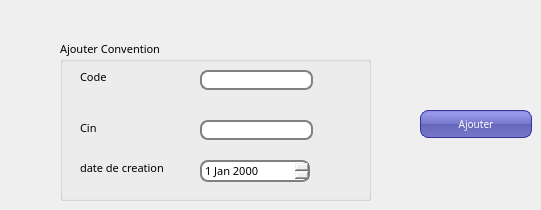
      <widget class="QWidget" name="tab_6">
       <attribute name="title">
        <string>Ajouter convention</string>
       </attribute>
       <widget class="QGroupBox" name="groupBox_6">
        <property name="geometry">
         <rect>
          <x>60</x>
          <y>40</y>
          <width>311</width>
          <height>161</height>
         </rect>
        </property>
        <property name="font">
         <font>
          <family>MS Reference Sans Serif</family>
          <pointsize>8</pointsize>
          <weight>50</weight>
          <italic>false</italic>
          <bold>false</bold>
         </font>
        </property>
        <property name="cursor">
         <cursorShape>PointingHandCursor</cursorShape>
        </property>
        <property name="autoFillBackground">
         <bool>false</bool>
        </property>
        <property name="styleSheet">
         <string notr="true">font: 8pt &quot;MS Reference Sans Serif&quot;;

background: QLinearGradient(x1: 0, y1: 0, x2: 0, y2: 1, stop: 0 #eef, stop: 1 #ccf);

QLabel {
font-weight: bold;
font-size: 15px;
}</string>
        </property>
        <property name="title">
         <string>Ajouter Convention</string>
        </property>
        <widget class="QLabel" name="label_14">
         <property name="geometry">
          <rect>
           <x>20</x>
           <y>120</y>
           <width>91</width>
           <height>16</height>
          </rect>
         </property>
         <property name="font">
          <font>
           <family>MS Reference Sans Serif</family>
           <pointsize>8</pointsize>
           <weight>50</weight>
           <italic>false</italic>
           <bold>false</bold>
          </font>
         </property>
         <property name="cursor">
          <cursorShape>PointingHandCursor</cursorShape>
         </property>
         <property name="text">
          <string>date de creation</string>
         </property>
        </widget>
        <widget class="QLabel" name="label_17">
         <property name="geometry">
          <rect>
           <x>20</x>
           <y>30</y>
           <width>47</width>
           <height>13</height>
          </rect>
         </property>
         <property name="font">
          <font>
           <family>MS Reference Sans Serif</family>
           <pointsize>8</pointsize>
           <weight>50</weight>
           <italic>false</italic>
           <bold>false</bold>
          </font>
         </property>
         <property name="cursor">
          <cursorShape>PointingHandCursor</cursorShape>
         </property>
         <property name="text">
          <string>Code</string>
         </property>
        </widget>
        <widget class="QLineEdit" name="le_code_2">
         <property name="geometry">
          <rect>
           <x>140</x>
           <y>30</y>
           <width>113</width>
           <height>20</height>
          </rect>
         </property>
         <property name="font">
          <font>
           <family>MS Reference Sans Serif</family>
           <pointsize>8</pointsize>
           <weight>50</weight>
           <italic>false</italic>
           <bold>false</bold>
          </font>
         </property>
         <property name="styleSheet">
          <string notr="true">QLineEdit {
padding: 1px;
border-style: solid;
border: 2px solid gray;
border-radius: 8px;
}

</string>
         </property>
        </widget>
        <widget class="QDateEdit" name="le_date_2">
         <property name="geometry">
          <rect>
           <x>140</x>
           <y>120</y>
           <width>110</width>
           <height>22</height>
          </rect>
         </property>
         <property name="styleSheet">
          <string notr="true">QDateEdit {
padding: 1px;
border-style: solid;
border: 2px solid gray;
border-radius: 8px;
}
</string>
         </property>
        </widget>
        <widget class="QLabel" name="label_12">
         <property name="geometry">
          <rect>
           <x>20</x>
           <y>80</y>
           <width>21</width>
           <height>16</height>
          </rect>
         </property>
         <property name="font">
          <font>
           <family>MS Reference Sans Serif</family>
           <pointsize>8</pointsize>
           <weight>50</weight>
           <italic>false</italic>
           <bold>false</bold>
          </font>
         </property>
         <property name="text">
          <string>Cin</string>
         </property>
        </widget>
        <widget class="QLineEdit" name="le_cin_c_2">
         <property name="geometry">
          <rect>
           <x>140</x>
           <y>80</y>
           <width>113</width>
           <height>20</height>
          </rect>
         </property>
         <property name="font">
          <font>
           <family>MS Reference Sans Serif</family>
           <pointsize>8</pointsize>
           <weight>50</weight>
           <italic>false</italic>
           <bold>false</bold>
          </font>
         </property>
         <property name="styleSheet">
          <string notr="true">QLineEdit {
padding: 1px;
border-style: solid;
border: 2px solid gray;
border-radius: 8px;
}

</string>
         </property>
        </widget>
       </widget>
       <widget class="QPushButton" name="ajouterconvention">
        <property name="geometry">
         <rect>
          <x>420</x>
          <y>110</y>
          <width>112</width>
          <height>28</height>
         </rect>
        </property>
        <property name="font">
         <font>
          <family>MS Reference Sans Serif</family>
          <pointsize>-1</pointsize>
          <weight>50</weight>
          <italic>false</italic>
          <bold>false</bold>
         </font>
        </property>
        <property name="cursor">
         <cursorShape>PointingHandCursor</cursorShape>
        </property>
        <property name="styleSheet">
         <string notr="true">
QPushButton {
color: white;
background-color: QLinearGradient( x1: 0, y1: 0, x2: 0, y2: 1, stop: 0 #88d, stop: 0.1 #99e, stop: 0.49 #77c, stop: 0.5 #66b, stop: 1 #77c);
border-width: 1px;
border-color: #339;
border-style: solid;
border-radius: 8;
padding: 3px;
font-size: 10px;
padding-left: 5px;
padding-right: 5px;
min-width: 100px;
max-width: 100px;
min-height: 20px;
max-height: 20px;
}</string>
        </property>
        <property name="text">
         <string>Ajouter</string>
        </property>
       </widget>
      </widget>
